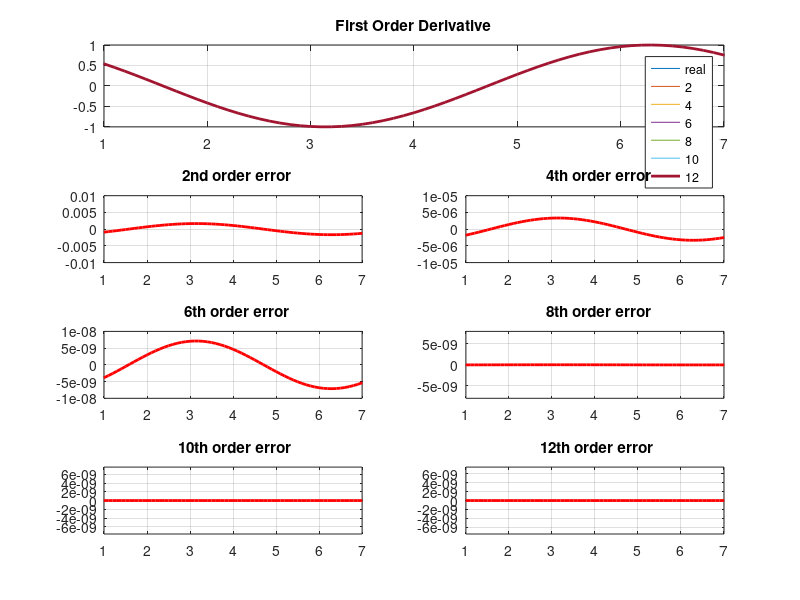
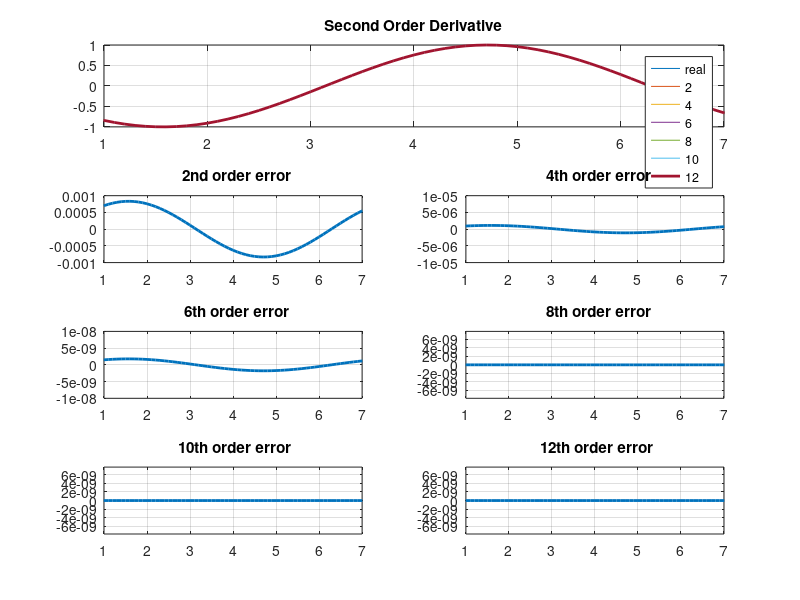

Source code (MATLAB) for these figures, in order:
clear;
clc;
close all;

dx = 0.1;
N  = 80;
x  = (0:N)*dx;
y  = sin(x);
z1 = cos(x); %1st order derivative
z2 =-sin(x); %2nd order devivative

s2 = x.*0;
s4 = x.*0;
s6 = x.*0;
s8 = x.*0;
s10 = x.*0;
s12 = x.*0;

t2 = x.*0;
t4 = x.*0;
t6 = x.*0;
t8 = x.*0;
t10 = x.*0;
t12 = x.*0;

c21 =  1.0/2;
c41 =  4.0/6;
c42 = -1.0/12;
c61 = 3.0/4;
c62 = -3.0/20;
c63 = 1.0/60;

c81 =    4.0/5;
c82 =   -1.0/5;
c83 =    4.0/105;
c84 =   -1.0/280;
f81 =      8.0/5;
f82 =     -1.0/5;
f83 =      8.0/315;
f84 =     -1.0/560;


c101 =    5.0/6;
c102 =   -5.0/21;
c103 =    5.0/84;
c104 =   -5.0/504;
c105 =    1.0/1260;
f101=       5.0/3;
f102=      -5.0/21;
f103=       5.0/126;
f104=      -5.0/1008;
f105=       1.0/3150;

c121 =    6.0/7;
c122 =  -15.0/56;
c123 =    5.0/63;
c124 =   -1.0/56;
c125 =    1.0/385;
c126 =   -1.0/5544;
f121 =      12.0/7;
f122 =     -15.0/56;
f123 =      10.0/189;
f124 =      -1.0/112;
f125 =       2.0/1925;
f126 =      -1.0/16632;


f21 = 1.0;
f41 = 4.0/3;
f42 = -1.0/12;
f61 = 3.0/2;
f62 = -3.0/20;
f63 = 1.0/90;

for i = 2:N-1
    s2(i) = c21*( y(i+1) - y(i-1) );
end
s2 = s2./dx;
for i = 3:N-2
    s4(i) = c41*( y(i+1) - y(i-1) ) + c42*( y(i+2) - y(i-2) );
end
s4 = s4./dx;
for i = 4:N-3
    s6(i) = c61*( y(i+1) - y(i-1) ) + c62*( y(i+2) - y(i-2) ) + c63*( y(i+3) - y(i-3) );
end
s6 = s6./dx;
for i = 5:N-4
    s8(i) = c81*( y(i+1) - y(i-1) ) + c82*( y(i+2) - y(i-2) ) + c83*( y(i+3) - y(i-3) ) + c84*( y(i+4) - y(i-4) );
end
s8 = s8./dx;
for i = 6:N-5
    s10(i) = c101*( y(i+1) - y(i-1) ) + c102*( y(i+2) - y(i-2) ) + c103*( y(i+3) - y(i-3) ) + c104*( y(i+4) - y(i-4) ) + c105*( y(i+5) - y(i-5) );
end
s10 = s10./dx;
for i = 7:N-6
    s12(i) = c121*( y(i+1) - y(i-1) ) + c122*( y(i+2) - y(i-2) ) + c123*( y(i+3) - y(i-3) ) + c124*( y(i+4) - y(i-4) ) + c125*( y(i+5) - y(i-5) ) + c126*( y(i+6) - y(i-6) );
end
s12 = s12./dx;

figure
subplot(411),plot(x,z1,x,s2,x,s4,x,s6,x,s8,x,s10,x,s12,'LineWidth',2);
grid on
axis([ 1 7 -1 1])
legend('real','2','4','6','8','10','12')
title('First Order Derivative');
subplot(423),plot(x, s2-z1,'r','LineWidth',2); axis([ 1 7 -0.01               0.01              ]); grid on; title('  2nd order error');
subplot(424),plot(x, s4-z1,'r','LineWidth',2); axis([ 1 7 -0.00001            0.00001           ]); grid on; title('  4th order error');
subplot(425),plot(x, s6-z1,'r','LineWidth',2); axis([ 1 7 -0.00000001         0.00000001        ]); grid on; title('  6th order error');
subplot(426),plot(x, s8-z1,'r','LineWidth',2); axis([ 1 7 -0.0000000001       0.0000000001      ]); grid on; title('  8th order error');
subplot(427),plot(x,s10-z1,'r','LineWidth',2); axis([ 1 7 -0.0000000000001    0.0000000000001   ]); grid on; title(' 10th order error');
subplot(428),plot(x,s12-z1,'r','LineWidth',2); axis([ 1 7 -0.00000000000001   0.00000000000001  ]); grid on; title(' 12th order error');

%legend('real','2','4','6','8','10','12')


for i=2:N-1
    t2(i) = f21 * ( y(i+1) + y(i-1) -2.0*y(i) );
end
t2 = t2/dx/dx;
for i = 3:N-2
    t4(i) = f41 * ( y(i+1) + y(i-1) - 2.0*y(i) ) + f42 *( y(i+2) + y(i-2) - 2.0*y(i) );
end
t4 = t4/dx/dx;

for i = 4:N-3
    t6(i) = f61 * ( y(i+1) +y(i-1) - 2.0*y(i) ) + f62 *( y(i+2) + y(i-2) - 2.0*y(i) ) + f63*( y(i+3) + y(i-3) - 2.0*y(i) );
end
t6 = t6/dx/dx;

for i = 5:N-4
    t8(i) = f81 * ( y(i+1) +y(i-1) - 2.0*y(i) ) + f82 *( y(i+2) + y(i-2) - 2.0*y(i) ) + f83*( y(i+3) + y(i-3) - 2.0*y(i) ) + f84*( y(i+4) + y(i-4) - 2.0*y(i) );
end
t8 = t8/dx/dx;

for i = 6:N-5
    t10(i) = f101 * ( y(i+1) +y(i-1) - 2.0*y(i) ) + f102 *( y(i+2) + y(i-2) - 2.0*y(i) ) + f103*( y(i+3) + y(i-3) - 2.0*y(i) ) + f104*( y(i+4) + y(i-4) - 2.0*y(i) ) + f105*( y(i+5) + y(i-5) - 2.0*y(i) );
end
t10 = t10/dx/dx;


for i = 7:N-6
    t12(i) = f121 * ( y(i+1) +y(i-1) - 2.0*y(i) ) + f122 *( y(i+2) + y(i-2) - 2.0*y(i) ) + f123*( y(i+3) + y(i-3) - 2.0*y(i) ) + f124*( y(i+4) + y(i-4) - 2.0*y(i) ) + f125*( y(i+5) + y(i-5) - 2.0*y(i) ) + f126*( y(i+6) + y(i-6) - 2.0*y(i) );
end
t12 = t12/dx/dx;

figure
subplot(411),plot(x,z2, x,t2, x,t4, x,t6, x,t8, x,t10, x,t12,'LineWidth',2);
grid on
axis([ 1 7 -1 1])
legend('real','2','4','6','8','10','12')
title('Second Order Derivative');
subplot(423),plot(x, t2-z2,'LineWidth',2); axis([ 1 7 -0.001              0.001            ]); grid on; title('  2nd order error');
subplot(424),plot(x, t4-z2,'LineWidth',2); axis([ 1 7 -0.00001            0.00001          ]); grid on; title('  4th order error');
subplot(425),plot(x, t6-z2,'LineWidth',2); axis([ 1 7 -0.00000001         0.00000001       ]); grid on; title('  6th order error');
subplot(426),plot(x, t8-z2,'LineWidth',2); axis([ 1 7 -0.00000000001      0.00000000001    ]); grid on; title('  8th order error');
subplot(427),plot(x,t10-z2,'LineWidth',2); axis([ 1 7 -0.000000000001     0.000000000001   ]); grid on; title(' 10th order error');
subplot(428),plot(x,t12-z2,'LineWidth',2); axis([ 1 7 -0.000000000001     0.000000000001   ]); grid on; title(' 12th order error');
